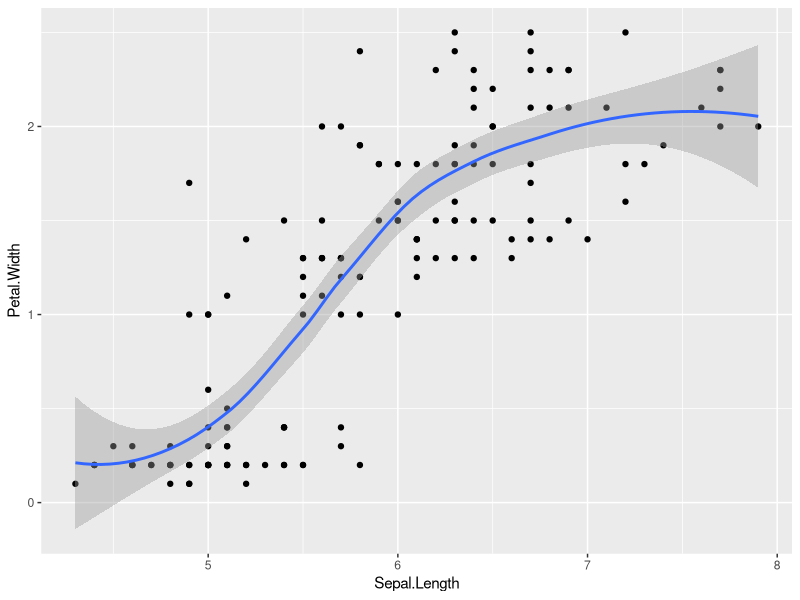

Source code (R):
library(tidyverse)

# Unos datos
dt <- iris

# Un gráfico, 
# pero ahora mejor grafico esto...
ggplot(dt, aes(x = Sepal.Length, y = Petal.Width)) +
  geom_point() +
  geom_smooth() 
